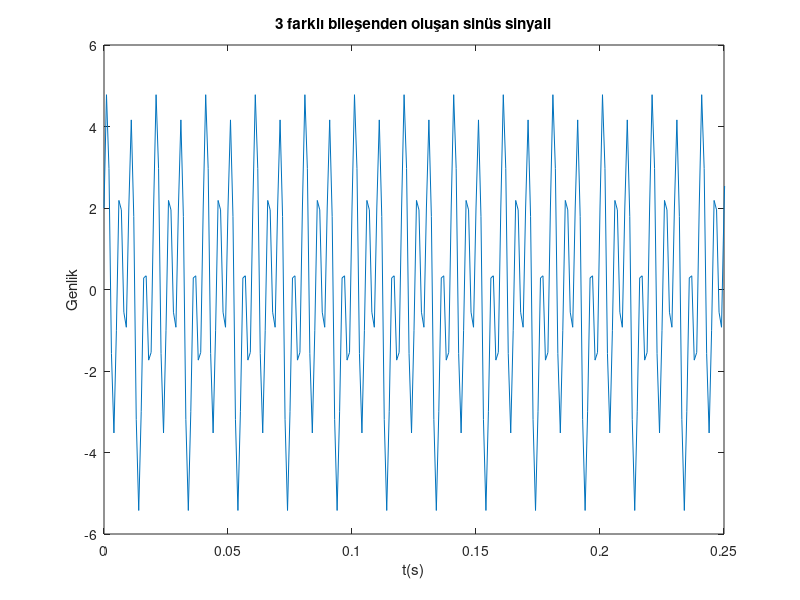
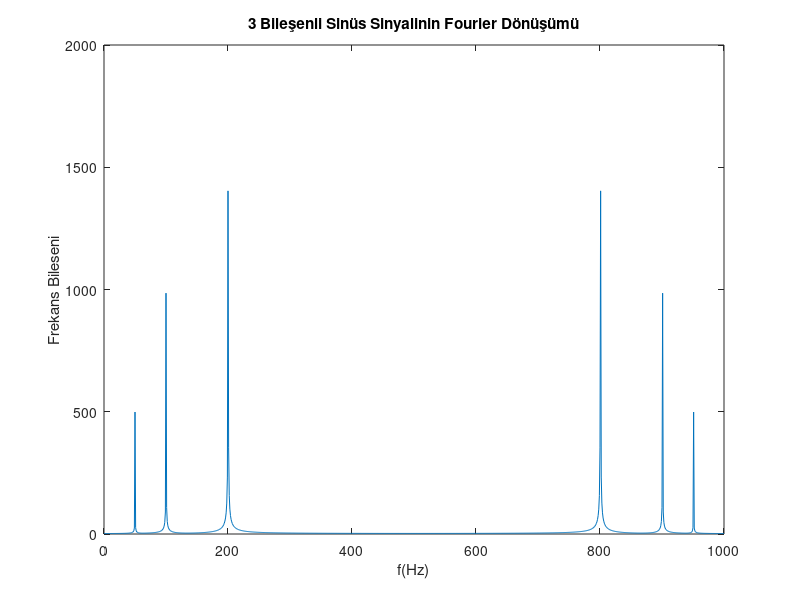
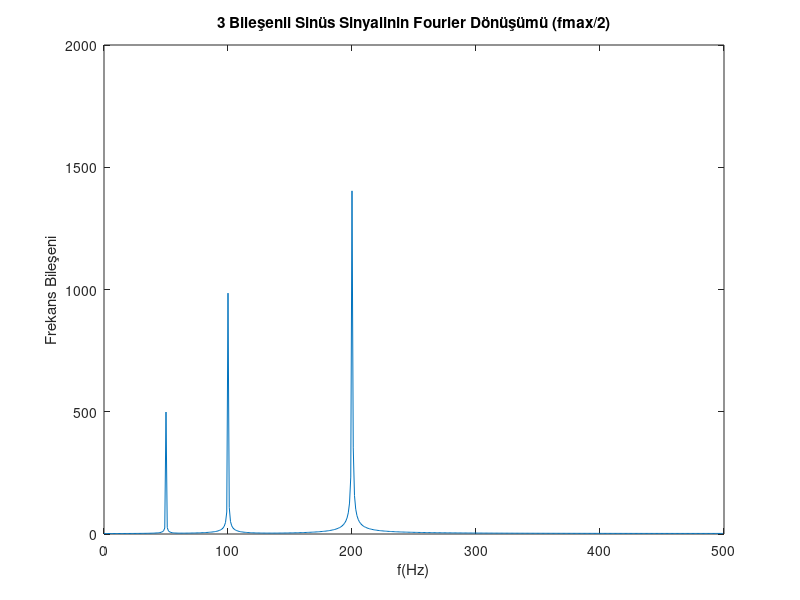

MATLAB code for these plots, in order: (Note: this script raises an error after producing the figures.)
%ELE515 ÖDEV2 Doruk Bilgi 221211041
close all;
clear all;
clc;
%SORU1
fs=1000;%örnekleme frekansı
Ts=1/fs;%örnekleme periyodu
fu1=50;%1. Bileşen için frekans.
fu2=100;%2. Bileşen için frekans.
fu3=200;%3. Bileşen için frekans.
t=0:Ts:50/fu1;%t, "zaman" değişkeninin oluşturulması.
u=sin(2*pi*fu1*t)+2*cos(2*pi*fu2*t)+3*sin(2*pi*fu3*t);%3 farklı bileşenden oluşan sinüs sinyali.
figure;
plot(t,u);%3 farklı bileşenden oluşan sinüs sinyalinin çizdirilmesi.
title('3 farklı bileşenden oluşan sinüs sinyali');%filtrelenecek olan sinyal.
xlabel('t(s)');%x ekseninin isimlendirilmesi.
ylabel('Genlik');%y ekseninin isimlendirilmesi.
xlim([0 0.25]);%x ekseni için limit.
ufft = fft(u);%giriş sinyalinin fftsi. 
f = linspace(0,fs,length(ufft));%frekans ekseninin oluşturulması(örnekleme periyodu aralıklarında).
figure;
plot(f,abs(ufft));%Frekansa karşılık frekans bileşeninin çizdirilmesi.
xlabel('f(Hz)');%x ekseninin isimlendirilmesi.
ylabel('Frekans Bileseni');%y ekseninin isimlendirilmesi.
title('3 Bileşenli Sinüs Sinyalinin Fourier Dönüşümü');%İlgili başlığın grafiğe eklenmesi.
n = floor(length(f)/2);%fmax = fs/2 değerinin "n" değişkenine atanması.
figure;
plot(f(1:n),abs(ufft(1:n)));%fmax = fs/2 frekansa karşılık frekans bileşeninin çizdirilmesi
xlabel('f(Hz)');%x ekseninin isimlendirilmesi.
ylabel('Frekans Bileşeni');%y ekseninin isimlendirilmesi.
title('3 Bileşenli Sinüs Sinyalinin Fourier Dönüşümü (fmax/2)');
%"u" giriş sinyalinin fftsine bakıp istenilen aralıkları çıkartmak istiyoruz.
%filtre01 fonksiyonunun kullanılması.
[b,a]=filtre01(1000, [40 -10; Inf 5; 200 Inf]);
y = filter(b,a,u);%Fonksiyon tarafından elde edilen filtre katsayıları ile giriş sinyalinin filtrelenerek y çıkışına kaydedilmesi.
figure;
plot(t,u,t,y);%giriş ve çıkış sinyallerinin çizdirilmesi.
xlim([0 0.25]);%x ekseni için limit.
xlabel('t(s)');%x ekseninin isimlendirilmesi.
ylabel('Genlik');%y ekseninin isimlendirilmesi.
legend('Giriş','Çıkış');%sinyallerin isimlendirilmesi.
tf_filtre = tf(b,a);%Başlıkta kullanılmak üzere bode faz ve bode mag değerleri için filtrenin transfer fonksiyonunun oluşturulması.
[mag,phase] = bode(tf_filtre,fu2);%bode faz ve bode mag değerlerinin bulunması.
title([num2str(fu2),' Hz için filtre genliği ',num2str(20*log10(mag)),' dB ve fazı ',num2str(phase),char(176)]);%char(176) ile derece sembolünün kullanılması. num2str ile değerlerin başlığa eklenmesi. 
yfft=fft(y);%filtrelenmiş sinyalin fftsinin çizdirilmesi.
f=linspace(0,fs,length(yfft));%Fft için frekans ekseninin oluşturulması.
n=floor(length(f)/2);%fmax/2 değerinin "n" değişkenine atanması.
figure;
plot(f(1:n),abs(yfft(1:n)));%Frekansa karşılık frekans bileşeninin çizdirilmesi.
xlabel('f(Hz)');%x ekseninin isimlendirilmesi.
ylabel('Frekans Bileşeni');%y ekseninin isimlendirilmesi.
title('Filtrelenmiş 3 Bileşenli Sinüs Sinyalinin Fourier Dönüşümü (fmax/2)');%İlgili başlığın grafiğe eklenmesi.
